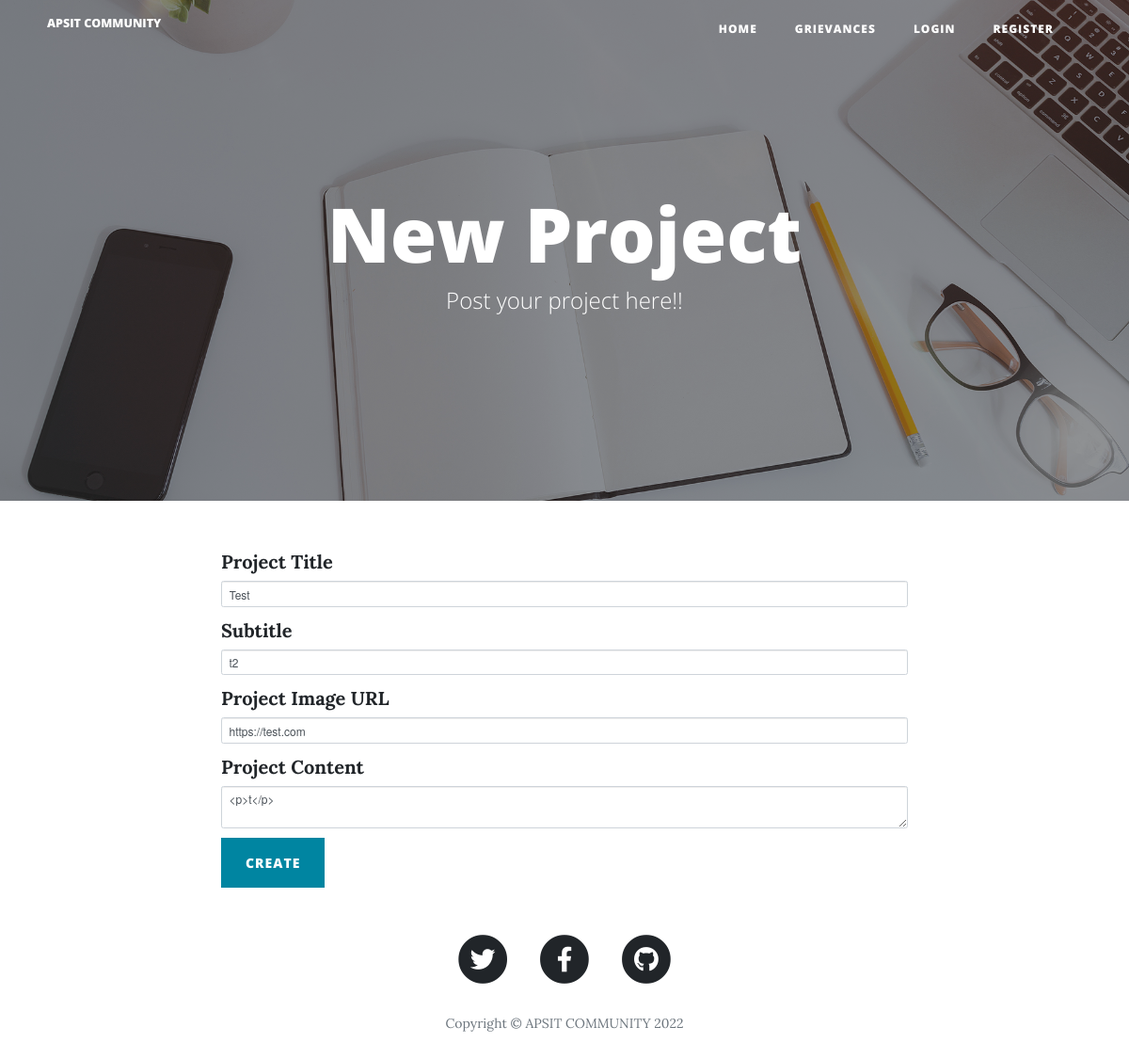
The page /edit-post/1 on the database its author committed.
### app.py (models this page shows)
class BlogPost(db.Model):
    __tablename__ = "blog_posts"
    id = db.Column(db.Integer, primary_key=True)
    author_id = db.Column(db.Integer, db.ForeignKey("users.id"))
    title = db.Column(db.String(250), unique=True, nullable=False)
    subtitle = db.Column(db.String(250), nullable=False)
    date = db.Column(db.String(250), nullable=False)
    body = db.Column(db.Text, nullable=False)
    img_url = db.Column(db.String(250), nullable=False)
    author = relationship("User", back_populates="posts")
    comments = relationship("Comment", back_populates="parent_post")

### app.py (the view, shortened to what this page needs)
@app.route("/edit-post/<int:post_id>", methods=["GET", "POST"])
def edit_post(post_id):
    post = BlogPost.query.get(post_id)
    edit_form = CreateEventForm(
        title=post.title,
        subtitle=post.subtitle,
        img_url=post.img_url,
        author=current_user,
        body=post.body
    )
    return render_template("make-post.html", form=edit_form)

### forms.py
class CreateEventForm(FlaskForm):
    title = StringField("Project Title", validators=[DataRequired()])
    subtitle = StringField("Subtitle", validators=[DataRequired()])
    img_url = StringField("Project Image URL", validators=[DataRequired(), URL()])
    body = CKEditorField("Project Content", validators=[DataRequired()])
    submit = SubmitField("Create")

### templates/make-post.html (shortened to what this page needs)
{% extends 'bootstrap/base.html' %}
{% import "bootstrap/wtf.html" as wtf %}
{% block content %}
{% include "header.html" %}
  <header class="masthead" style="background-image: url('{{ url_for('static', filename='img/edit-bg.jpg')}}')">
    <div class="overlay"></div>
    <div class="container">
      <div class="row">
        <div class="col-lg-8 col-md-10 mx-auto">
          <div class="page-heading">
            {% if is_edit: %}
            <h1>Edit Event</h1>
            {% else: %}
            <h1>New Project</h1>
            {% endif %}
            <span class="subheading">Post your project here!!</span>
          </div>
        </div>
      </div>
    </div>
  </header>
  <div class="container">
    <div class="row">
      <div class="col-lg-8 col-md-10 mx-auto">
        {{ wtf.quick_form(form, novalidate=True, button_map={"submit": "primary"}) }}
      </div>
    </div>
  </div>
{% include "footer.html" %}
{% endblock %}

### rows shown on the page
BlogPost: title "Test", subtitle "t2", img_url "https://test.com", body "<p>t</p>"
